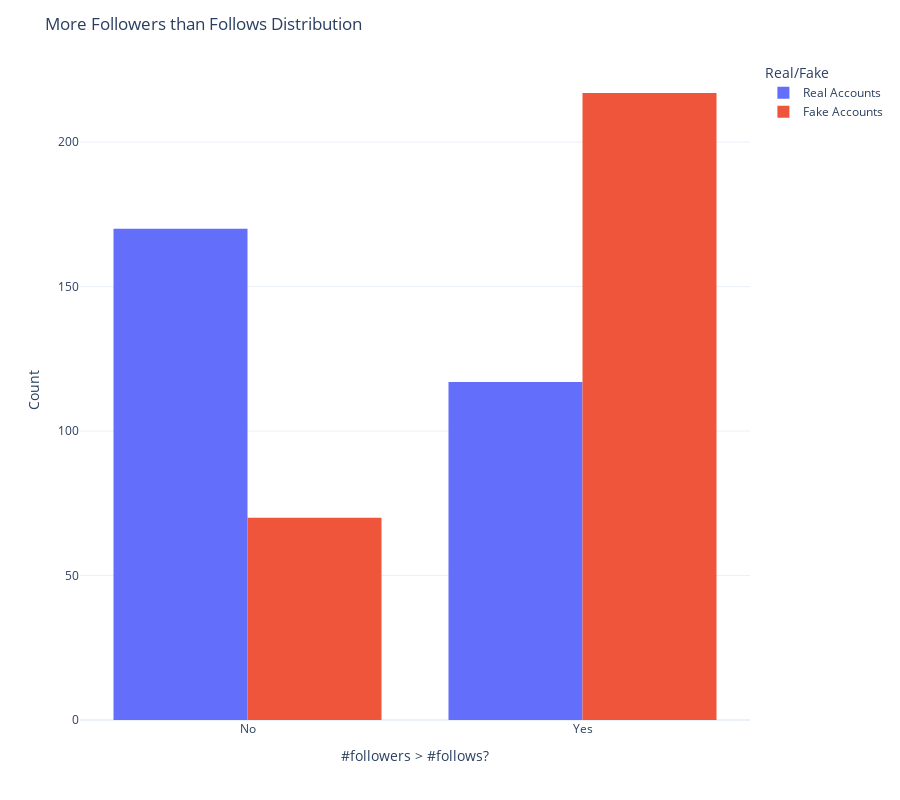

Write notebook code for a chart like this one.
### Code cell
fig = px.histogram(train, x=train['#followers > #follows?'], color=legend_df['fake'],
                   color_discrete_sequence=['#636EFA','#EF553B'],
                   barmode='group', template='plotly_white',labels={'color': 'Real/Fake'})

fig.update_layout(title='More Followers than Follows Distribution',
                  xaxis_title='#followers > #follows?', yaxis_title='Count', xaxis=dict(tickmode='array',
                  tickvals=[0, 1],
                  ticktext=['No', 'Yes']),
                  height = 800)

fig.show()

### Figure 1 — Plotly figure (JSON) as saved in the notebook; plotly's stock layout.template omitted (floating-point values rounded to 4 significant figures; data arrays with more than 128 entries replaced by an {"elided": "..."} marker saying what was removed)
{"data": [{"alignmentgroup": "True", "bingroup": "x", "hovertemplate": "Real/Fake=Real Accounts<br>#followers > #follows?=%{x}<br>count=%{y}<extra></extra>", "legendgroup": "Real Accounts", "marker": {"color": "#636EFA", "pattern": {"shape": ""}}, "name": "Real Accounts", "offsetgroup": "Real Accounts", "orientation": "v", "showlegend": true, "x": {"elided": "287 bool values"}, "xaxis": "x", "yaxis": "y", "type": "histogram"}, {"alignmentgroup": "True", "bingroup": "x", "hovertemplate": "Real/Fake=Fake Accounts<br>#followers > #follows?=%{x}<br>count=%{y}<extra></extra>", "legendgroup": "Fake Accounts", "marker": {"color": "#EF553B", "pattern": {"shape": ""}}, "name": "Fake Accounts", "offsetgroup": "Fake Accounts", "orientation": "v", "showlegend": true, "x": {"elided": "287 bool values"}, "xaxis": "x", "yaxis": "y", "type": "histogram"}], "layout": {"xaxis": {"anchor": "y", "domain": [0, 1], "title": {"text": "#followers > #follows?"}, "tickmode": "array", "tickvals": [0, 1], "ticktext": ["No", "Yes"]}, "yaxis": {"anchor": "x", "domain": [0, 1], "title": {"text": "Count"}}, "legend": {"title": {"text": "Real/Fake"}, "tracegroupgap": 0}, "margin": {"t": 60}, "barmode": "group", "title": {"text": "More Followers than Follows Distribution"}, "height": 800}}
